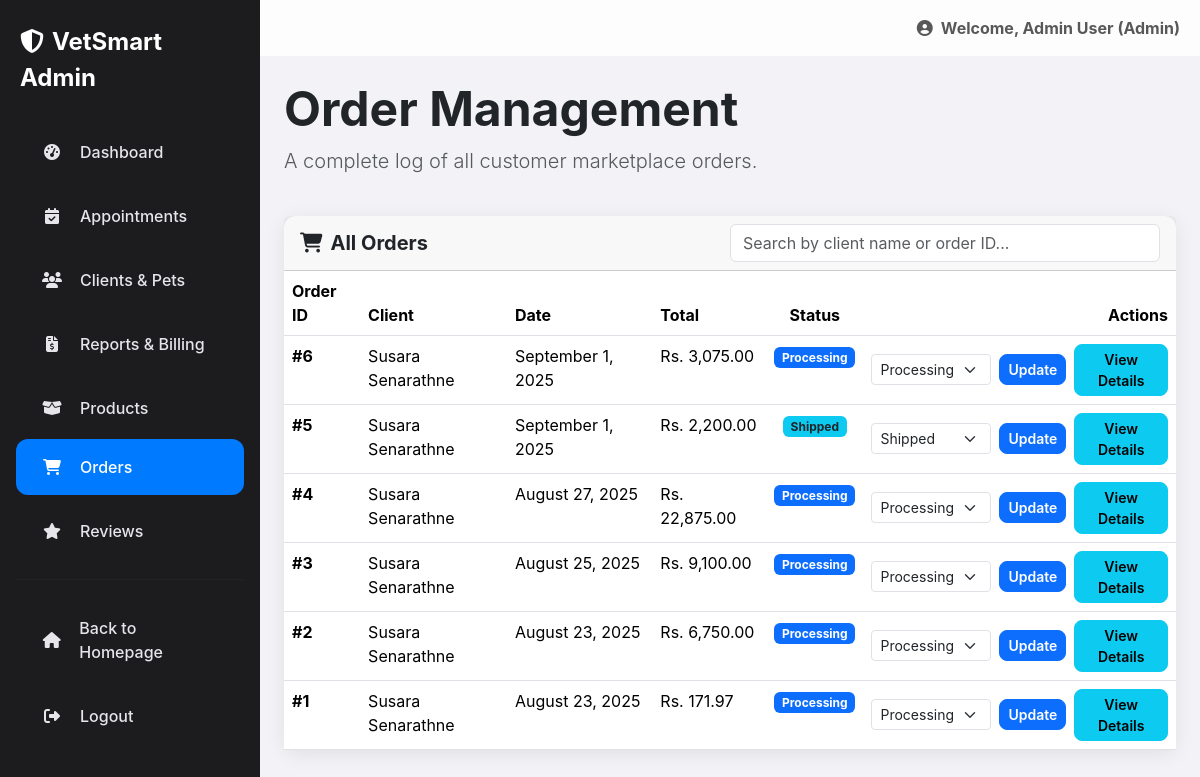
The page /VetSmart/admin/orders.php (signed in) on the database its author committed.
### tables this page shows
CREATE TABLE `orders` (
  `order_id` int(11) NOT NULL,
  `client_id` int(11) NOT NULL,
  `total_amount` decimal(10,2) NOT NULL,
  `shipping_address` text NOT NULL,
  `order_status` enum('Pending','Processing','Shipped','Delivered','Cancelled') NOT NULL DEFAULT 'Pending',
  `stripe_payment_intent_id` varchar(255) NOT NULL,
  `order_date` timestamp NOT NULL DEFAULT current_timestamp()
);

CREATE TABLE `users` (
  `user_id` int(11) NOT NULL,
  `full_name` varchar(255) NOT NULL,
  `email` varchar(255) NOT NULL,
  `password` varchar(255) NOT NULL,
  `phone_number` varchar(20) DEFAULT NULL,
  `address` text DEFAULT NULL,
  `role` enum('client','admin') NOT NULL DEFAULT 'client',
  `created_at` timestamp NOT NULL DEFAULT current_timestamp()
);

### VetSmart/admin/orders.php (the view, shortened to what this page needs)
<?php
include 'includes/header.php';
$orders = [];
$sql = "SELECT o.order_id, o.order_date, o.total_amount, o.order_status, u.full_name
        FROM orders o
        JOIN users u ON o.client_id = u.user_id
        ORDER BY o.order_date DESC";
$result = mysqli_query($conn, $sql);
if ($result) {
    while ($row = mysqli_fetch_assoc($result)) {
        $orders[] = $row;
    }
}
function get_order_status_badge($status) {
    switch ($status) {
        case 'Processing': return 'badge bg-primary';
        case 'Shipped': return 'badge bg-info text-dark';
    }
}
?>
<div class="d-flex justify-content-between align-items-center mb-4">
    <div>
        <h1 class="display-5 fw-bold mb-2">Order Management</h1>
        <p class="lead text-muted">A complete log of all customer marketplace orders.</p>
    </div>
</div>
<div class="card">
    <div class="card-header">
        <div class="d-flex justify-content-between align-items-center">
            <h5 class="fw-bold mb-0"><i class="fas fa-shopping-cart me-2"></i>All Orders</h5>
            <div class="w-50">
                <input type="text" id="orderSearchInput" class="form-control" placeholder="Search by client name or order ID...">
            </div>
        </div>
    </div>
    <div class="card-body p-0">
        <div class="table-responsive">
            <table class="table table-hover mb-0" id="ordersTable">
                <thead>
                    <tr>
                        <th>Order ID</th>
                        <th>Client</th>
                        <th>Date</th>
                        <th>Total</th>
                        <th class="text-center">Status</th>
                        <th class="text-end">Actions</th>
                    </tr>
                </thead>
                <tbody>
                    <?php if (empty($orders)): ?>
                        <tr><td colspan="6" class="text-center text-muted p-5">No orders found.</td></tr>
                    <?php else: ?>
                        <?php foreach ($orders as $order): ?>
                            <tr class="order-row" data-search-term="<?php echo strtolower(htmlspecialchars($order['full_name'] . ' #' . $order['order_id'])); ?>">
                                <td><strong>#<?php echo $order['order_id']; ?></strong></td>
                                <td><?php echo htmlspecialchars($order['full_name']); ?></td>
                                <td><?php echo date('F j, Y', strtotime($order['order_date'])); ?></td>
                                <td>Rs. <?php echo number_format($order['total_amount'], 2); ?></td>
                                <td class="text-center">
                                    <span class="<?php echo get_order_status_badge($order['order_status']); ?>">
                                        <?php echo htmlspecialchars($order['order_status']); ?>
                                    </span>
                                </td>
                                <td class="text-end">
                                    <form action="../php/process_admin_actions.php" method="POST" class="d-inline-flex align-items-center">
                                        <select name="order_status" class="form-select form-select-sm" style="width: 120px;">
                                            <option value="Processing" <?php if($order['order_status'] == 'Processing') echo 'selected'; ?>>Processing</option>
                                            <option value="Shipped" <?php if($order['order_status'] == 'Shipped') echo 'selected'; ?>>Shipped</option>
                                        </select>
                                        <button type="submit" name="update_order_status" class="btn btn-sm btn-primary ms-2">Update</button>
                                        <a href="view_order_detail.php?order_id=<?php echo $order['order_id']; ?>" class="btn btn-sm btn-info ms-2">View Details</a>
                                    </form>
                                </td>
                            </tr>
                        <?php endforeach; ?>
                    <?php endif; ?>
                </tbody>
            </table>
        </div>
    </div>
</div>
<?php include 'includes/footer.php'; ?>

### VetSmart/admin/includes/header.php (style rules this page uses)
:root { --ios-blue: #007AFF; --ios-light-gray: #F2F2F7; --ios-dark-gray: #1C1C1E; --sidebar-bg: #1C1C1E; --sidebar-text: #E5E5EA; --sidebar-hover: #3A3A3C; --main-bg: #F2F2F7; --card-bg: #FFFFFF; --border-radius: 12px; }
body { font-family: -apple-system, BlinkMacSystemFont, 'SF Pro Display', 'Segoe UI', Roboto, sans-serif; background-color: var(--main-bg); overflow-x: hidden; }
.card { border: none; border-radius: var(--border-radius); box-shadow: 0 4px 20px rgba(0,0,0,0.08); background-color: var(--card-bg); }
.btn { border-radius: 8px; font-weight: 600; }

### rows shown on the page
orders: order_id "6", client.full_name "Susara Senarathne", order_date "September 1, 2025", total_amount "3,075.00", order_status "Processing"
orders: order_id "5", client.full_name "Susara Senarathne", order_date "September 1, 2025", total_amount "2,200.00", order_status "Shipped"
orders: order_id "4", client.full_name "Susara Senarathne", order_date "August 27, 2025", total_amount "22,875.00", order_status "Processing"
orders: order_id "3", client.full_name "Susara Senarathne", order_date "August 25, 2025", total_amount "9,100.00", order_status "Processing"
orders: order_id "2", client.full_name "Susara Senarathne", order_date "August 23, 2025", total_amount "6,750.00", order_status "Processing"
orders: order_id "1", client.full_name "Susara Senarathne", order_date "August 23, 2025", total_amount "171.97", order_status "Processing"

### other values the page prints
$_SESSION['full_name'] "Admin User"
